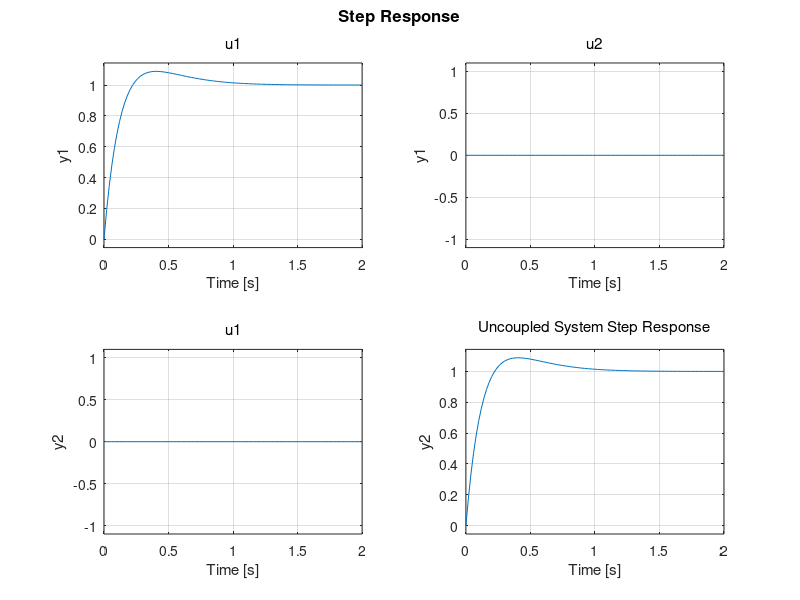
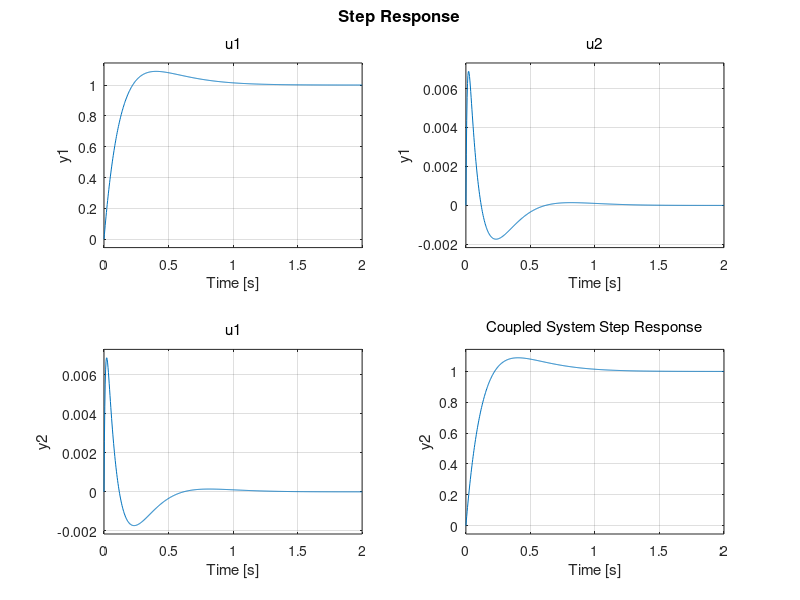

Recreate these plots in MATLAB, in order.
clear all;
close all; 

s = tf('s');

%% Uncoupled System (US)
% Kd and Kd gains for critical damping
Kp1 = 3.025;
Kd1 = 1;

Kp2 = 3.025;
Kd2 = 1;

plant_US = [10/((s+1)*s) 0; 0 10/((s+1)*s)];
controller_US = [Kp1+Kd1*s 0; 0 Kp2+Kd2*s];

sys_US = feedback(plant_US*controller_US,eye(2));
figure 
step(sys_US) % this plots the response when r1=step & r2=0 and when r1=0 & r2=step
             % Since this is not a second order system, hence its critical
             % damping step response does not look exactly as a second
             % order critical damped system
title('Uncoupled System Step Response');

%% Coupled System (CS)
plant_CS = [10/((s+1)*s) 1/(s*(s+100)); 1/(s*(s+100)) 10/((s+1)*s)];
controller_CS = [Kp1+Kd1*s 0; 0 Kp2+Kd2*s];

sys_CS = feedback(plant_CS*controller_CS,eye(2));
figure 
step(sys_CS) % this plots the response when r1=step & r2=0 and when r1=0 & r2=step
title('Coupled System Step Response');

